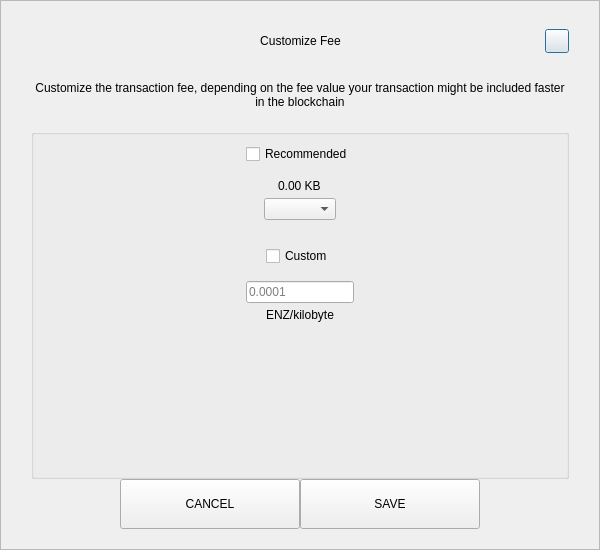
<?xml version="1.0" encoding="UTF-8"?>
<ui version="4.0">
 <class>SendCustomFeeDialog</class>
 <widget class="QDialog" name="SendCustomFeeDialog">
  <property name="geometry">
   <rect>
    <x>0</x>
    <y>0</y>
    <width>600</width>
    <height>550</height>
   </rect>
  </property>
  <property name="windowTitle">
   <string>Form</string>
  </property>
  <layout class="QVBoxLayout" name="verticalLayout_3">
   <property name="spacing">
    <number>0</number>
   </property>
   <property name="leftMargin">
    <number>0</number>
   </property>
   <property name="topMargin">
    <number>0</number>
   </property>
   <property name="rightMargin">
    <number>0</number>
   </property>
   <property name="bottomMargin">
    <number>0</number>
   </property>
   <item>
    <widget class="QFrame" name="frame">
     <property name="styleSheet">
      <string notr="true"/>
     </property>
     <property name="frameShape">
      <enum>QFrame::StyledPanel</enum>
     </property>
     <property name="frameShadow">
      <enum>QFrame::Raised</enum>
     </property>
     <layout class="QVBoxLayout" name="verticalLayout_2">
      <property name="spacing">
       <number>0</number>
      </property>
      <property name="leftMargin">
       <number>30</number>
      </property>
      <property name="topMargin">
       <number>20</number>
      </property>
      <property name="rightMargin">
       <number>30</number>
      </property>
      <property name="bottomMargin">
       <number>20</number>
      </property>
      <item>
       <layout class="QHBoxLayout" name="horizontalLayout_3">
        <property name="spacing">
         <number>0</number>
        </property>
        <item>
         <spacer name="horizontalSpacer_21">
          <property name="orientation">
           <enum>Qt::Horizontal</enum>
          </property>
          <property name="sizeHint" stdset="0">
           <size>
            <width>40</width>
            <height>20</height>
           </size>
          </property>
         </spacer>
        </item>
        <item>
         <widget class="QLabel" name="labelTitle">
          <property name="minimumSize">
           <size>
            <width>0</width>
            <height>40</height>
           </size>
          </property>
          <property name="maximumSize">
           <size>
            <width>16777215</width>
            <height>40</height>
           </size>
          </property>
          <property name="styleSheet">
           <string notr="true">padding-left:24px;</string>
          </property>
          <property name="text">
           <string>Customize Fee</string>
          </property>
          <property name="alignment">
           <set>Qt::AlignCenter</set>
          </property>
          <property name="margin">
           <number>7</number>
          </property>
         </widget>
        </item>
        <item>
         <spacer name="horizontalSpacer">
          <property name="orientation">
           <enum>Qt::Horizontal</enum>
          </property>
          <property name="sizeHint" stdset="0">
           <size>
            <width>40</width>
            <height>20</height>
           </size>
          </property>
         </spacer>
        </item>
        <item>
         <widget class="QPushButton" name="btnEsc">
          <property name="minimumSize">
           <size>
            <width>24</width>
            <height>24</height>
           </size>
          </property>
          <property name="maximumSize">
           <size>
            <width>24</width>
            <height>24</height>
           </size>
          </property>
          <property name="text">
           <string/>
          </property>
         </widget>
        </item>
       </layout>
      </item>
      <item>
       <spacer name="verticalSpacer_2">
        <property name="orientation">
         <enum>Qt::Vertical</enum>
        </property>
        <property name="sizeType">
         <enum>QSizePolicy::Fixed</enum>
        </property>
        <property name="sizeHint" stdset="0">
         <size>
          <width>20</width>
          <height>20</height>
         </size>
        </property>
       </spacer>
      </item>
      <item>
       <widget class="QLabel" name="labelMessage">
        <property name="text">
         <string>Customize the transaction fee, depending on the fee value your transaction might be included faster in the blockchain</string>
        </property>
        <property name="alignment">
         <set>Qt::AlignCenter</set>
        </property>
        <property name="wordWrap">
         <bool>true</bool>
        </property>
       </widget>
      </item>
      <item>
       <spacer name="verticalSpacer_3">
        <property name="orientation">
         <enum>Qt::Vertical</enum>
        </property>
        <property name="sizeType">
         <enum>QSizePolicy::Fixed</enum>
        </property>
        <property name="sizeHint" stdset="0">
         <size>
          <width>20</width>
          <height>20</height>
         </size>
        </property>
       </spacer>
      </item>
      <item>
       <widget class="QGroupBox" name="groupBox">
        <property name="title">
         <string/>
        </property>
        <layout class="QVBoxLayout" name="verticalLayout">
         <property name="leftMargin">
          <number>12</number>
         </property>
         <property name="rightMargin">
          <number>12</number>
         </property>
         <item>
          <layout class="QVBoxLayout" name="verticalLayout_4">
           <property name="spacing">
            <number>5</number>
           </property>
           <item alignment="Qt::AlignHCenter">
            <widget class="QCheckBox" name="checkBoxRecommended">
             <property name="text">
              <string>Recommended</string>
             </property>
            </widget>
           </item>
           <item>
            <spacer name="verticalSpacer_5">
             <property name="orientation">
              <enum>Qt::Vertical</enum>
             </property>
             <property name="sizeType">
              <enum>QSizePolicy::Fixed</enum>
             </property>
             <property name="sizeHint" stdset="0">
              <size>
               <width>20</width>
               <height>10</height>
              </size>
             </property>
            </spacer>
           </item>
           <item alignment="Qt::AlignHCenter">
            <widget class="QLabel" name="labelFee">
             <property name="text">
              <string>0.00 KB</string>
             </property>
            </widget>
           </item>
           <item alignment="Qt::AlignHCenter">
            <widget class="QComboBox" name="comboBoxRecommended"/>
           </item>
          </layout>
         </item>
         <item>
          <spacer name="verticalSpacer">
           <property name="orientation">
            <enum>Qt::Vertical</enum>
           </property>
           <property name="sizeType">
            <enum>QSizePolicy::Fixed</enum>
           </property>
           <property name="sizeHint" stdset="0">
            <size>
             <width>20</width>
             <height>20</height>
            </size>
           </property>
          </spacer>
         </item>
         <item>
          <layout class="QVBoxLayout" name="verticalLayout_5">
           <property name="spacing">
            <number>5</number>
           </property>
           <item alignment="Qt::AlignHCenter">
            <widget class="QCheckBox" name="checkBoxCustom">
             <property name="text">
              <string>Custom</string>
             </property>
            </widget>
           </item>
           <item>
            <spacer name="verticalSpacer_6">
             <property name="orientation">
              <enum>Qt::Vertical</enum>
             </property>
             <property name="sizeType">
              <enum>QSizePolicy::Fixed</enum>
             </property>
             <property name="sizeHint" stdset="0">
              <size>
               <width>20</width>
               <height>10</height>
              </size>
             </property>
            </spacer>
           </item>
           <item alignment="Qt::AlignHCenter">
            <widget class="QLineEdit" name="lineEditCustomFee">
             <property name="placeholderText">
              <string notr="true">0.0001</string>
             </property>
            </widget>
           </item>
           <item alignment="Qt::AlignHCenter">
            <widget class="QLabel" name="labelCustomFee">
             <property name="text">
              <string>ENZ/kilobyte</string>
             </property>
            </widget>
           </item>
          </layout>
         </item>
         <item>
          <spacer name="verticalSpacer_4">
           <property name="orientation">
            <enum>Qt::Vertical</enum>
           </property>
           <property name="sizeHint" stdset="0">
            <size>
             <width>20</width>
             <height>40</height>
            </size>
           </property>
          </spacer>
         </item>
        </layout>
       </widget>
      </item>
      <item>
       <layout class="QHBoxLayout" name="horizontalLayout" stretch="1,2,2,1">
        <item>
         <spacer name="horizontalSpacer1">
          <property name="orientation">
           <enum>Qt::Horizontal</enum>
          </property>
          <property name="sizeHint" stdset="0">
           <size>
            <width>40</width>
            <height>20</height>
           </size>
          </property>
         </spacer>
        </item>
        <item>
         <widget class="QPushButton" name="btnCancel">
          <property name="minimumSize">
           <size>
            <width>180</width>
            <height>50</height>
           </size>
          </property>
          <property name="focusPolicy">
           <enum>Qt::NoFocus</enum>
          </property>
          <property name="text">
           <string>CANCEL</string>
          </property>
         </widget>
        </item>
        <item>
         <widget class="QPushButton" name="btnSave">
          <property name="minimumSize">
           <size>
            <width>180</width>
            <height>50</height>
           </size>
          </property>
          <property name="focusPolicy">
           <enum>Qt::NoFocus</enum>
          </property>
          <property name="text">
           <string>SAVE</string>
          </property>
         </widget>
        </item>
        <item>
         <spacer name="horizontalSpacer_2">
          <property name="orientation">
           <enum>Qt::Horizontal</enum>
          </property>
          <property name="sizeHint" stdset="0">
           <size>
            <width>40</width>
            <height>20</height>
           </size>
          </property>
         </spacer>
        </item>
       </layout>
      </item>
     </layout>
    </widget>
   </item>
  </layout>
 </widget>
 <resources/>
 <connections/>
</ui>
